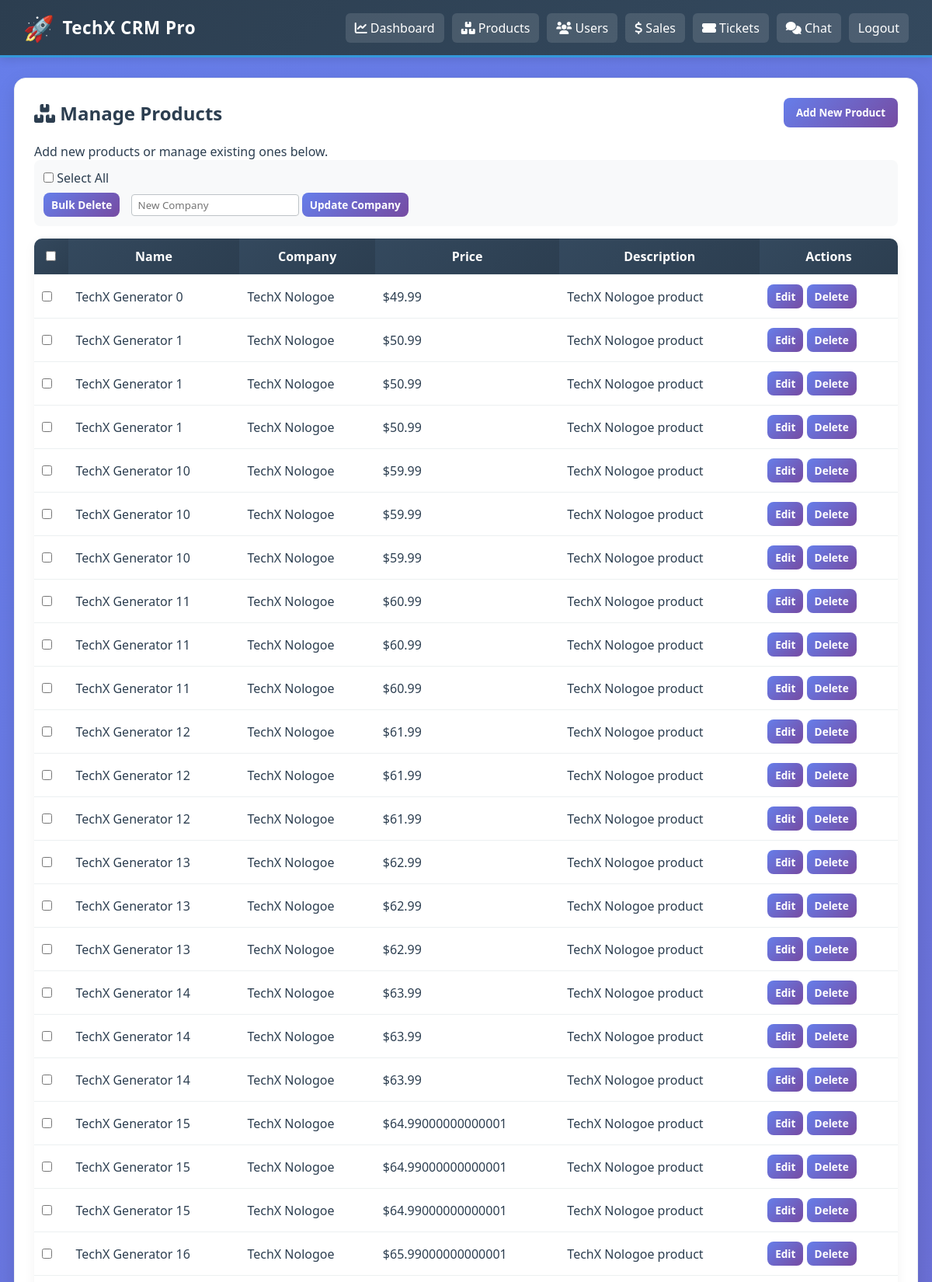
The app's page /admin/products (signed in, upper part) with its own data.
### models.py (models this page shows)
class Product(db.Model):
    id = db.Column(db.Integer, primary_key=True)
    name = db.Column(db.String(150), nullable=False)
    price = db.Column(db.Float, nullable=False)
    description = db.Column(db.String(300), nullable=True)
    company = db.Column(db.String(120), nullable=True, default='TechX Nologoe')

### app.py (the view)
        def decorated(*args, **kwargs):
            if 'user_id' not in session:
                return redirect(url_for('login'))
            if role and session.get('role') != role:
                return redirect(url_for('login'))
            return fn(*args, **kwargs)

### app.py (called while the page is built, shortened)
def login_required(role=None):
    def wrapper(fn):
        def decorated(*args, **kwargs):
            if 'user_id' not in session:
                return redirect(url_for('login'))
            if role and session.get('role') != role:
                return redirect(url_for('login'))
            return fn(*args, **kwargs)
        decorated.__name__ = fn.__name__
        return decorated
    return wrapper

@app.route('/admin/products', methods=['GET', 'POST'])
@login_required(role='admin')
def admin_products():
    products = Product.query.order_by(Product.name).all()
    return render_template('admin_products.html', products=products)

### templates/admin_products.html (shortened to what this page needs)
{% extends 'layout.html' %}
{% block content %}
<div class="card">
  <div class="top-row">
    <h2><i class="fas fa-boxes"></i> Manage Products</h2>
    <button onclick="document.getElementById('add-form').style.display='block'" class="button-primary">Add New Product</button>
  </div>
  <p>Add new products or manage existing ones below.</p>
  <div class="bulk-actions" style="margin-bottom:16px; padding:12px; background:#f8f9fa; border-radius:8px;">
    <label><input type="checkbox" id="select-all"> Select All</label>
    <div style="margin-top:8px;">
      <form method="post" action="{{ url_for('admin_bulk_delete_products') }}" style="display:inline;">
        <button type="submit" class="button small" onclick="return confirmBulkDelete()">Bulk Delete</button>
      </form>
      <form method="post" action="{{ url_for('admin_bulk_update_company') }}" style="display:inline; margin-left:10px;">
        <input type="text" name="company" placeholder="New Company" required style="padding:4px 8px; border:1px solid #bdc3c7; border-radius:4px;" />
        <button type="submit" class="button small">Update Company</button>
      </form>
    </div>
  </div>
  <table class="table-list">
    <tr><th><input type="checkbox" id="header-checkbox"></th><th>Name</th><th>Company</th><th>Price</th><th>Description</th><th>Actions</th></tr>
    {% for product in products %}
    <tr>
      <td><input type="checkbox" class="product-checkbox" value="{{ product.id }}"></td>
      <td>{{ product.name }}</td>
      <td>{{ product.company or 'TechX Nologoe' }}</td>
      <td>${{ product.price }}</td>
      <td>{{ product.description }}</td>
      <td>
        <a href="{{ url_for('admin_edit_product', product_id=product.id) }}" class="button small">Edit</a>
        <form method="post" action="{{ url_for('admin_delete_product', product_id=product.id) }}" style="display:inline;">
          <button type="submit" class="button small" onclick="return confirm('Are you sure you want to delete this product?')">Delete</button>
        </form>
      </td>
    </tr>
    {% endfor %}
  </table>
</div>
{% endblock %}

### static/css/style.css (style rules this page uses)
* { box-sizing:border-box;font-family:'Segoe UI', Tahoma, Geneva, Verdana, sans-serif;margin:0;padding:0 }
body { background:linear-gradient(135deg, #667eea 0%, #764ba2 100%);color:#2c3e50;min-height:100vh;transition:background-color 0.3s ease }
a { transition:all 0.3s ease }
.card { background:#fff;border-radius:15px;box-shadow:0 8px 25px rgba(0,0,0,.1);padding:25px;margin-bottom:20px;transition:box-shadow 0.3s ease,transform 0.3s ease;border:1px solid #ecf0f1 }
.top-row { display:flex;justify-content:space-between;align-items:center;margin-bottom:20px;flex-wrap:wrap;gap:10px }
.button,.button-primary { display:inline-block;padding:10px 16px;border:none;border-radius:8px;background:linear-gradient(135deg, #667eea 0%, #764ba2 100%);color:#fff;font-weight:600;cursor:pointer;transition:all 0.3s ease;text-decoration:none;text-align:center }
.button.small { padding:6px 10px;font-size:.85rem }
.table-list { width:100%;border-collapse:collapse;transition:all 0.3s ease;border-radius:10px;overflow:hidden;box-shadow:0 4px 15px rgba(0,0,0,.05) }
.table-list th { background:linear-gradient(135deg, #34495e 0%, #2c3e50 100%);color:#fff;font-weight:600;padding:15px 12px }
.table-list th,.table-list td { padding:12px 10px;border-bottom:1px solid #ecf0f1 }
.table-list tr { transition:background-color 0.2s ease, transform 0.2s ease }

### records on screen
Product: name "TechX Generator 0", company "TechX Nologoe", price "49.99", description "TechX Nologoe product"
Product: name "TechX Generator 1", company "TechX Nologoe", price "50.99", description "TechX Nologoe product"
Product: name "TechX Generator 1", company "TechX Nologoe", price "50.99", description "TechX Nologoe product"
Product: name "TechX Generator 1", company "TechX Nologoe", price "50.99", description "TechX Nologoe product"
Product: name "TechX Generator 10", company "TechX Nologoe", price "59.99", description "TechX Nologoe product"
Product: name "TechX Generator 10", company "TechX Nologoe", price "59.99", description "TechX Nologoe product"
Product: name "TechX Generator 10", company "TechX Nologoe", price "59.99", description "TechX Nologoe product"
Product: name "TechX Generator 11", company "TechX Nologoe", price "60.99", description "TechX Nologoe product"
Product: name "TechX Generator 11", company "TechX Nologoe", price "60.99", description "TechX Nologoe product"
Product: name "TechX Generator 11", company "TechX Nologoe", price "60.99", description "TechX Nologoe product"
Product: name "TechX Generator 12", company "TechX Nologoe", price "61.99", description "TechX Nologoe product"
Product: name "TechX Generator 12", company "TechX Nologoe", price "61.99", description "TechX Nologoe product"
Product: name "TechX Generator 12", company "TechX Nologoe", price "61.99", description "TechX Nologoe product"
Product: name "TechX Generator 13", company "TechX Nologoe", price "62.99", description "TechX Nologoe product"
Product: name "TechX Generator 13", company "TechX Nologoe", price "62.99", description "TechX Nologoe product"
Product: name "TechX Generator 13", company "TechX Nologoe", price "62.99", description "TechX Nologoe product"
Product: name "TechX Generator 14", company "TechX Nologoe", price "63.99", description "TechX Nologoe product"
Product: name "TechX Generator 14", company "TechX Nologoe", price "63.99", description "TechX Nologoe product"
Product: name "TechX Generator 14", company "TechX Nologoe", price "63.99", description "TechX Nologoe product"
Product: name "TechX Generator 15", company "TechX Nologoe", price "64.99000000000001", description "TechX Nologoe product"
Product: name "TechX Generator 15", company "TechX Nologoe", price "64.99000000000001", description "TechX Nologoe product"
Product: name "TechX Generator 15", company "TechX Nologoe", price "64.99000000000001", description "TechX Nologoe product"
Product: name "TechX Generator 16", company "TechX Nologoe", price "65.99000000000001", description "TechX Nologoe product"
